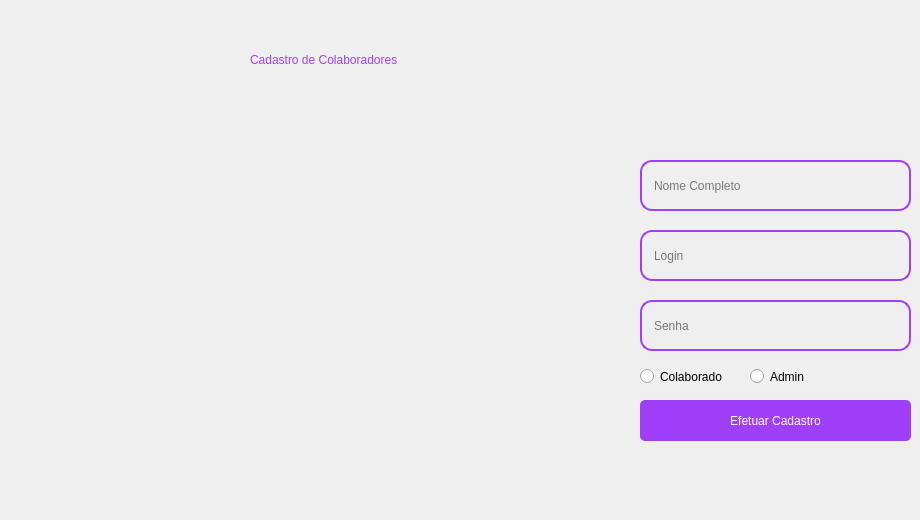
      <widget class="QWidget" name="pg_cadastro_colaboradores">
       <widget class="QLabel" name="lbl_titulo_cadastrar_colaboradores">
        <property name="geometry">
         <rect>
          <x>250</x>
          <y>40</y>
          <width>551</width>
          <height>41</height>
         </rect>
        </property>
        <property name="styleSheet">
         <string notr="true">font: 30pt &quot;Impact&quot;;
color: #9f3ffa;
</string>
        </property>
        <property name="text">
         <string>Cadastro de Colaboradores</string>
        </property>
        <property name="textFormat">
         <enum>Qt::AutoText</enum>
        </property>
        <property name="wordWrap">
         <bool>false</bool>
        </property>
        <property name="textInteractionFlags">
         <set>Qt::TextBrowserInteraction</set>
        </property>
       </widget>
       <widget class="QRadioButton" name="radio_admin">
        <property name="geometry">
         <rect>
          <x>750</x>
          <y>368</y>
          <width>82</width>
          <height>17</height>
         </rect>
        </property>
        <property name="styleSheet">
         <string notr="true">outline: 0;</string>
        </property>
        <property name="text">
         <string>Admin</string>
        </property>
       </widget>
       <widget class="QRadioButton" name="radio_colaborador">
        <property name="geometry">
         <rect>
          <x>640</x>
          <y>368</y>
          <width>82</width>
          <height>17</height>
         </rect>
        </property>
        <property name="styleSheet">
         <string notr="true">outline: 0;</string>
        </property>
        <property name="text">
         <string>Colaborador</string>
        </property>
       </widget>
       <widget class="QLineEdit" name="line_nome">
        <property name="geometry">
         <rect>
          <x>640</x>
          <y>160</y>
          <width>271</width>
          <height>51</height>
         </rect>
        </property>
        <property name="styleSheet">
         <string notr="true">background-color: rgba(0, 0 , 0, 0);
border: 2px solid rgb(159, 63, 250);
border-bottom-color: rgb(159, 63, 250);
color: rgb(0,0,0);
border-radius: 12px;
font: 10pt &quot;Montserrat&quot;;
padding-left:10px;</string>
        </property>
        <property name="placeholderText">
         <string>Nome Completo</string>
        </property>
       </widget>
       <widget class="QLineEdit" name="line_login">
        <property name="geometry">
         <rect>
          <x>640</x>
          <y>230</y>
          <width>271</width>
          <height>51</height>
         </rect>
        </property>
        <property name="styleSheet">
         <string notr="true">background-color: rgba(0, 0 , 0, 0);
border: 2px solid rgb(159, 63, 250);
border-bottom-color: rgb(159, 63, 250);
color: rgb(0,0,0);
border-radius: 12px;
font: 10pt &quot;Montserrat&quot;;
padding-left:10px;</string>
        </property>
        <property name="text">
         <string/>
        </property>
        <property name="placeholderText">
         <string>Login</string>
        </property>
       </widget>
       <widget class="QLineEdit" name="line_senha">
        <property name="geometry">
         <rect>
          <x>640</x>
          <y>300</y>
          <width>271</width>
          <height>51</height>
         </rect>
        </property>
        <property name="styleSheet">
         <string notr="true">background-color: rgba(0, 0 , 0, 0);
border: 2px solid rgb(159, 63, 250);
border-bottom-color: rgb(159, 63, 250);
color: rgb(0,0,0);
border-radius: 12px;
font: 10pt &quot;Montserrat&quot;;
padding-left:10px;</string>
        </property>
        <property name="echoMode">
         <enum>QLineEdit::Password</enum>
        </property>
        <property name="placeholderText">
         <string>Senha</string>
        </property>
       </widget>
       <widget class="QPushButton" name="btn_cadastro">
        <property name="geometry">
         <rect>
          <x>640</x>
          <y>400</y>
          <width>271</width>
          <height>41</height>
         </rect>
        </property>
        <property name="styleSheet">
         <string notr="true">QPushButton {
border: 2px;
background-color: rgb(159, 63, 250);
color: white;
border-radius: 5px;
font: 10pt &quot;Montserrat&quot;;
outline: 0;
}

QPushButton:hover {
	background-color: rgb(197, 62, 255);
}
</string>
        </property>
        <property name="text">
         <string>Efetuar Cadastro</string>
        </property>
       </widget>
       <widget class="QLabel" name="lbl_imagem">
        <property name="geometry">
         <rect>
          <x>50</x>
          <y>110</y>
          <width>531</width>
          <height>401</height>
         </rect>
        </property>
        <property name="text">
         <string/>
        </property>
        <property name="pixmap">
         <pixmap resource="../QRC/file_principal_rc.qrc">:/icones/undraw_secure_login_pdn4.png</pixmap>
        </property>
        <property name="scaledContents">
         <bool>true</bool>
        </property>
       </widget>
       <widget class="QPushButton" name="btn_ver_senha">
        <property name="geometry">
         <rect>
          <x>870</x>
          <y>310</y>
          <width>30</width>
          <height>31</height>
         </rect>
        </property>
        <property name="styleSheet">
         <string notr="true">QPushButton {
	background-image: url(:/icones/ver senha.png);
	border: 0px;
	outline: 0;
}

QPushButton:hover {
	background-image: url(:/icones/ver senha hover.png);
}</string>
        </property>
        <property name="text">
         <string/>
        </property>
       </widget>
       <zorder>lbl_imagem</zorder>
       <zorder>lbl_titulo_cadastrar_colaboradores</zorder>
       <zorder>radio_admin</zorder>
       <zorder>radio_colaborador</zorder>
       <zorder>line_nome</zorder>
       <zorder>line_login</zorder>
       <zorder>line_senha</zorder>
       <zorder>btn_cadastro</zorder>
       <zorder>btn_ver_senha</zorder>
      </widget>
